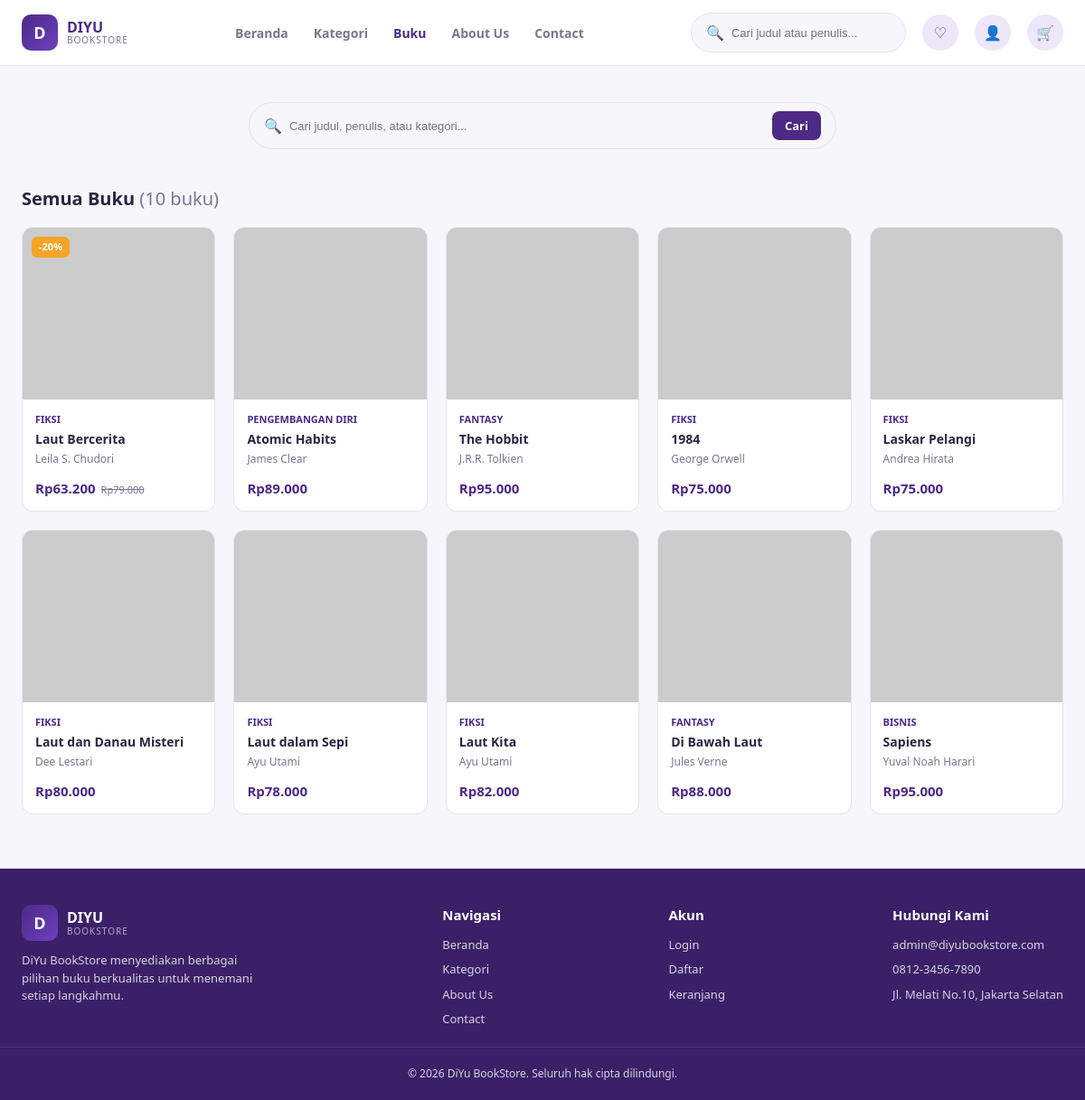
Screenshot of /search.php with the database file from the repository.
### tables this page shows
CREATE TABLE buku (
    id INT AUTO_INCREMENT PRIMARY KEY,
    judul VARCHAR(200) NOT NULL,
    penulis VARCHAR(150) NOT NULL,
    kategori_id INT,
    harga DECIMAL(12,2) NOT NULL DEFAULT 0,
    diskon INT NOT NULL DEFAULT 0,  
    stok INT NOT NULL DEFAULT 0,
    deskripsi TEXT,
    bahasa VARCHAR(50) DEFAULT 'Bahasa Indonesia',
    jumlah_halaman INT DEFAULT 0,
    rating DECIMAL(2,1) DEFAULT 0,
    gambar VARCHAR(255) DEFAULT NULL,
    created_at DATETIME DEFAULT CURRENT_TIMESTAMP,
    FOREIGN KEY (kategori_id) REFERENCES kategori(id) ON DELETE SET NULL
);

CREATE TABLE kategori (
    id INT AUTO_INCREMENT PRIMARY KEY,
    nama_kategori VARCHAR(100) NOT NULL,
    created_at DATETIME DEFAULT CURRENT_TIMESTAMP
);

### includes/functions.php (called while the page is built, shortened)
<?php
function formatRupiah($angka) {
    return 'Rp' . number_format((float)$angka, 0, ',', '.');
}
function hargaSetelahDiskon($harga, $diskonPersen) {
    if ($diskonPersen <= 0) return $harga;
    return $harga - ($harga * $diskonPersen / 100);
}
function e($str) {
    return htmlspecialchars($str ?? '', ENT_QUOTES, 'UTF-8');
}
function bookCover($buku) {
    $namaFile = $buku['gambar'] ?? '';
    $file = __DIR__ . '/../uploads/' . $namaFile;
    $seed = urlencode($buku['judul'] ?? ('buku' . ($buku['id'] ?? rand())));
    return 'https://picsum.photos/seed/' . $seed . '/300/420';
}

### search.php (the view, shortened to what this page needs)
<?php
require_once __DIR__ . '/includes/functions.php';
$tab = $_GET['tab'] ?? 'buku';
$q = trim($_GET['q'] ?? '');
$kategoriList = $pdo->query("
    SELECT
        k.id,
        k.nama_kategori,
        COUNT(b.id) AS jml
    FROM kategori k
    LEFT JOIN buku b ON b.kategori_id = k.id
    GROUP BY k.id, k.nama_kategori
    ORDER BY k.nama_kategori ASC
")->fetchAll();
$namaKategori = '';
if ($tab === 'buku') {
    $where = [];
    $params = [];
    $whereSql = $where ? 'WHERE ' . implode(' AND ', $where) : '';
    $orderSql = "b.created_at DESC";
    $sql = "
        SELECT b.*, k.nama_kategori
        FROM buku b
        LEFT JOIN kategori k ON b.kategori_id = k.id
        $whereSql
        ORDER BY $orderSql
    ";
    $stmt = $pdo->prepare($sql);
    $stmt->execute($params);
    $hasil = $stmt->fetchAll();
}
require_once __DIR__ . '/includes/header.php';
?>
<?php if ($tab === 'kategori'): ?>
    <div class="section">
        <div class="section-head">
            <h2>Kategori Buku</h2>
        </div>
        <?php if (!$kategoriList): ?>
            <p style="color:var(--text-muted)">
                Belum ada kategori buku.
            </p>
        <?php else: ?>
            <ol style="padding-left:25px;">
                <?php foreach ($kategoriList as $kat): ?>
                    <li style="
                        padding:14px 8px;
                        border-bottom:1px solid var(--border);
                    ">
                        <a
                            href="search.php?tab=buku&kategori=<?= $kat['id'] ?>"
                            style="
                                color:var(--text);
                                font-weight:600;
                                text-decoration:none;
                            "
                        >
                            <?= e($kat['nama_kategori']) ?>
                        </a>
                        <span style="
                            color:var(--text-muted);
                            font-size:13px;
                            margin-left:6px;
                        ">
                            (<?= $kat['jml'] ?> buku)
                        </span>
                    </li>
                <?php endforeach; ?>
            </ol>
        <?php endif; ?>
    </div>
<?php else: ?>
    <div class="section" style="margin-bottom:0">
        <form
            action="search.php"
            method="get"
            class="search-box"
            style="max-width:650px;margin:0 auto 10px;min-width:unset"
        >
            <span>&#128269;</span>
            <input
                type="text"
                name="q"
                placeholder="Cari judul, penulis, atau kategori..."
                value="<?= e($q) ?>"
            >
            <button type="submit" class="btn btn-primary btn-sm">
                Cari
            </button>
        </form>
    </div>
    <div class="section">
        <div class="section-head" style="margin-bottom:16px">
            <h2 style="font-size:20px">
                <?php if ($namaKategori !== ''): ?>
                    <?= e($namaKategori) ?>
                <?php elseif ($q !== ''): ?>
                    Hasil Pencarian untuk "<?= e($q) ?>"
                <?php else: ?>
                    Semua Buku
                <?php endif; ?>
                <span style="
                    color:var(--text-muted);
                    font-weight:500;
                ">
                    (<?= count($hasil) ?> buku)
                </span>
            </h2>
        </div>
        <?php if (!$hasil): ?>
            <p style="color:var(--text-muted)">
                Tidak ada buku yang ditemukan.
            </p>
        <?php else: ?>
            <div class="book-grid">
                <?php foreach ($hasil as $b): ?>
                    <a
                        href="product-detail.php?id=<?= $b['id'] ?>"
                        class="book-card"
                    >
                        <div class="book-cover">
                            <?php if ($b['diskon'] > 0): ?>
                                <span class="discount-tag">
                                    -<?= $b['diskon'] ?>%
                                </span>
                            <?php endif; ?>
                            <img
                                src="<?= bookCover($b) ?>"
                                alt="<?= e($b['judul']) ?>"
                            >
                        </div>
                        <div class="book-info">
                            <span class="book-cat">
                                <?= e($b['nama_kategori'] ?? 'Umum') ?>
                            </span>
                            <h3>
                                <?= e($b['judul']) ?>
                            </h3>
                            <span class="book-author">
                                <?= e($b['penulis']) ?>
                            </span>
                            <div class="book-price">
                                <strong>
                                    <?= formatRupiah(
                                        hargaSetelahDiskon(
                                            $b['harga'],
                                            $b['diskon']
                                        )
                                    ) ?>
                                </strong>
                                <?php if ($b['diskon'] > 0): ?>
                                    <del>
                                        <?= formatRupiah($b['harga']) ?>
                                    </del>
                                <?php endif; ?>
                            </div>
                        </div>
                    </a>
                <?php endforeach; ?>
            </div>
        <?php endif; ?>
    </div>
<?php endif; ?>
<?php require_once __DIR__ . '/includes/footer.php'; ?>

### assets/css/style.css (style rules this page uses)
:root { --primary: #4C2A85; --primary-dark: #3B2068; --primary-light: #6D3FC0; --primary-soft: #EDE7F9; --accent: #F5A524; --bg: #F7F6FB; --card: #FFFFFF; --text: #2B2540; --text-muted: #7A7591; --border: #E6E3F1; --success: #16A34A; --success-bg: #DCFCE7; --warning: #D97706; --warning-bg: #FEF3C7; --info: #0284C7; --info-bg: #E0F2FE; --danger: #DC2626; --danger-bg: #FEE2E2; --radius: 12px; --radius-sm: 8px; --shadow: 0 2px 14px rgba(76, 42, 133, 0.08); --shadow-lg: 0 8px 30px rgba(76, 42, 133, 0.14); }
* { box-sizing: border-box; margin: 0; padding: 0; }
body { font-family: 'Segoe UI', 'Poppins', Arial, sans-serif; background: var(--bg); color: var(--text); line-height: 1.5; }
a { text-decoration: none; color: inherit; }
img { max-width: 100%; display: block; }
button { font-family: inherit; cursor: pointer; }
.btn { display: inline-flex; align-items: center; justify-content: center; gap: 8px; padding: 11px 22px; border-radius: var(--radius-sm); border: none; font-size: 14px; font-weight: 600; cursor: pointer; transition: all .18s ease; }
.btn-primary { background: var(--primary); color: #fff; }
.btn-sm { padding: 7px 14px; font-size: 13px; }
.search-box { display: flex; align-items: center; gap: 8px; background: var(--bg); border: 1px solid var(--border); border-radius: 30px; padding: 9px 16px; min-width: 220px; }
.search-box input { border: none; background: transparent; outline: none; font-size: 13px; flex: 1; color: var(--text); }
.section { max-width: 1200px; margin: 40px auto; padding: 0 24px; }
.section-head { display: flex; justify-content: space-between; align-items: center; margin-bottom: 20px; }
.section-head h2 { font-size: 22px; font-weight: 800; }
.book-grid { display: grid; grid-template-columns: repeat(auto-fill, minmax(190px, 1fr)); gap: 20px; }
.book-card { background: var(--card); border: 1px solid var(--border); border-radius: var(--radius); overflow: hidden; transition: all .2s ease; display: flex; flex-direction: column; }
.book-cover { position: relative; background: var(--primary-soft); }
.book-cover img { width: 100%; height: 190px; object-fit: cover; }
.book-cover .discount-tag { position: absolute; top: 10px; left: 10px; background: var(--accent); color: #fff; font-size: 11px; font-weight: 700; padding: 3px 8px; border-radius: 6px; }
.book-info { padding: 14px; flex: 1; display: flex; flex-direction: column; gap: 4px; }
.book-info .book-cat { font-size: 11px; color: var(--primary); font-weight: 700; text-transform: uppercase; }
.book-info h3 { font-size: 14px; font-weight: 700; line-height: 1.3; }
.book-info .book-author { font-size: 12px; color: var(--text-muted); }
.book-price { margin-top: auto; padding-top: 8px; display: flex; align-items: baseline; gap: 6px; }
.book-price strong { color: var(--primary); font-size: 15px; }
.book-price del { font-size: 11px; color: var(--text-muted); }

### rows the page displays
buku: diskon "20", kategori.nama_kategori "FIKSI", judul "Laut Bercerita", penulis "Leila S. Chudori", harga+diskon "Rp63.200", harga "Rp79.000"
buku: kategori.nama_kategori "PENGEMBANGAN DIRI", judul "Atomic Habits", penulis "James Clear", harga+diskon "Rp89.000"
buku: kategori.nama_kategori "FANTASY", judul "The Hobbit", penulis "J.R.R. Tolkien", harga+diskon "Rp95.000"
buku: kategori.nama_kategori "FIKSI", judul "1984", penulis "George Orwell", harga+diskon "Rp75.000"
buku: kategori.nama_kategori "FIKSI", judul "Laskar Pelangi", penulis "Andrea Hirata", harga+diskon "Rp75.000"
buku: kategori.nama_kategori "FIKSI", judul "Laut dan Danau Misteri", penulis "Dee Lestari", harga+diskon "Rp80.000"
buku: kategori.nama_kategori "FIKSI", judul "Laut dalam Sepi", penulis "Ayu Utami", harga+diskon "Rp78.000"
buku: kategori.nama_kategori "FIKSI", judul "Laut Kita", penulis "Ayu Utami", harga+diskon "Rp82.000"
buku: kategori.nama_kategori "FANTASY", judul "Di Bawah Laut", penulis "Jules Verne", harga+diskon "Rp88.000"
buku: kategori.nama_kategori "BISNIS", judul "Sapiens", penulis "Yuval Noah Harari", harga+diskon "Rp95.000"

### other values shown
count($hasil) "10"
